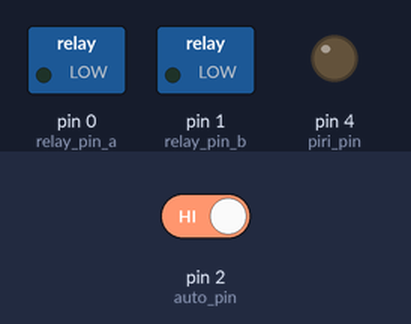
A sketch run on a simulated Arduino Uno, built with avr-gcc and run on an emulated ATmega328P. On the bench: switched loads named in the sketch (green lamp = pin HIGH), output pins drawn as LEDs (lit = HIGH). Dashed ring = blinking. Inputs (shaded band) come from the test bench; at power-on: pin 2 (auto_pin) HIGH.

Above: at 1.2 s.
1.3 s: pin 2 (auto_pin) driven LOW
At 4.2 s:
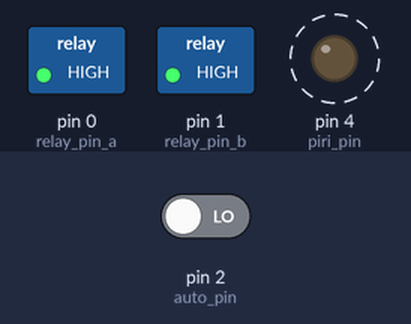
4.3 s: pin 2 (auto_pin) driven HIGH
At 4.9 s:
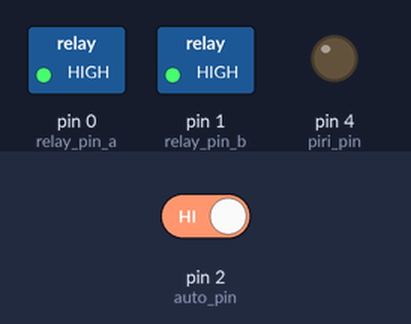
Timing chart, 0 to 7.3 s (numbered marks = the images above; inputs shaded):
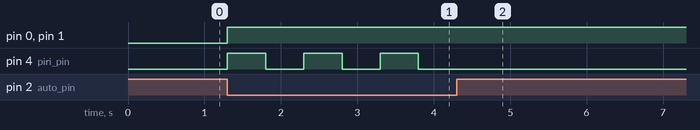

Measured:
- after the input at 1.3 s, pin 0 (relay_pin_a), pin 1 (relay_pin_b): LOW → HIGH at once; pin 4 (piri_pin): alternates HIGH for 0.50 s and LOW for 0.50 s, starting at once
- after the input at 4.3 s, pin 4 (piri_pin): stops changing and stays LOW

The sketch:

Arduino_Portao_Casa.ino
```cpp
#define relay_pin_a 0
#define relay_pin_b 1
#define auto_pin 2
#define piri_pin 4
unsigned long minutos=300000; //5 minutos

bool ligar_bool=false;

unsigned long ligado_millis=0;
unsigned long start_millis = 0;

void setup() {
  // initialize the digital pin as an output.
  pinMode(relay_pin_a, OUTPUT);
  pinMode(relay_pin_b, OUTPUT);
  pinMode(auto_pin, INPUT);
  pinMode(piri_pin, OUTPUT);
  digitalWrite(relay_pin_a, LOW);
  digitalWrite(relay_pin_b, LOW);
  digitalWrite(piri_pin, LOW);
}

void loop() {
  if(digitalRead(auto_pin)==LOW){
    digitalWrite(relay_pin_a, HIGH);
    digitalWrite(relay_pin_b, HIGH);

    while(ligado_millis < minutos){
      if(digitalRead(auto_pin)==LOW){
        start_millis=millis();
        digitalWrite(piri_pin, HIGH);
        delay(500);
        digitalWrite(piri_pin, LOW);
        delay(500);
      }
      ligado_millis= millis()-start_millis;
    }
    digitalWrite(relay_pin_a, LOW);
    digitalWrite(relay_pin_b, LOW);
    digitalWrite(piri_pin, LOW);
    ligado_millis=0;
  }
}
```
